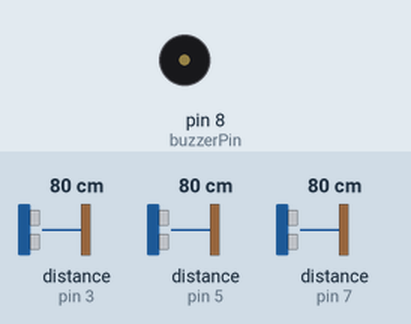
Recording of a sketch running on a simulated Arduino Uno, built with avr-gcc and run on an emulated ATmega328P. Shown: buzzer (waves = sounding). Wiring (inferred from the names in the program): 3 × ultrasonic range finder: trigger pin 2, echo pin 3 / trigger pin 4, echo pin 5 / trigger pin 6, echo pin 7. The inputs (shaded band) are chosen by the test bench; at power-on: distance to the obstacle (sensors on pin 3, pin 5, pin 7) 80 cm. The echo pulse lasts 58.3 µs per cm; what the sketch prints to the serial monitor is not drawn.

Above: at 0.2 s.
Timing chart, 0 to 1.7 s (numbered marks = the images above):
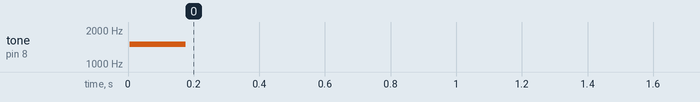

Measured:
- by itself, tone on pin 8 (buzzerPin): silent → 1500 Hz at 0.01 s, → silent 0.17 s later

The sketch:

contador.ino
```cpp
const int trigPin1 = 2; const int echoPin1 = 3;
const int trigPin2 = 4; const int echoPin2 = 5;
const int trigPin3 = 6; const int echoPin3 = 7;
const int buzzerPin = 8;

const int UMBRAL_DISTANCIA = 80;

bool ocupado1 = false;
bool ocupado2 = false;
bool ocupado3 = false;

long medirDistancia(int trigPin, int echoPin) {
  digitalWrite(trigPin, LOW);
  delayMicroseconds(2);
  digitalWrite(trigPin, HIGH);
  delayMicroseconds(10);
  digitalWrite(trigPin, LOW);

  long duracion = pulseIn(echoPin, HIGH, 25000);
  if (duracion == 0) return 999;
  return duracion * 0.034 / 2;
}

void sonarBip() {
  tone(buzzerPin, 1500, 100);
}

void setup() {
  Serial.begin(9600);
  pinMode(trigPin1, OUTPUT); pinMode(echoPin1, INPUT);
  pinMode(trigPin2, OUTPUT); pinMode(echoPin2, INPUT);
  pinMode(trigPin3, OUTPUT); pinMode(echoPin3, INPUT);
  pinMode(buzzerPin, OUTPUT);
}

void loop() {
  // Sensor 1
  long d1 = medirDistancia(trigPin1, echoPin1);
  if (d1 < UMBRAL_DISTANCIA && !ocupado1) {
    sonarBip();
    Serial.println("SENSOR_1");
    ocupado1 = true;
  } else if (d1 >= UMBRAL_DISTANCIA && ocupado1) {
    ocupado1 = false;
  }
  delay(30);

  // Sensor 2
  long d2 = medirDistancia(trigPin2, echoPin2);
  if (d2 < UMBRAL_DISTANCIA && !ocupado2) {
    sonarBip();
    Serial.println("SENSOR_2");
    ocupado2 = true;
  } else if (d2 >= UMBRAL_DISTANCIA && ocupado2) {
    ocupado2 = false;
  }
  delay(30);

  // Sensor 3
  long d3 = medirDistancia(trigPin3, echoPin3);
  if (d3 < UMBRAL_DISTANCIA && !ocupado3) {
    sonarBip();
    Serial.println("SENSOR_3");
    ocupado3 = true;
  } else if (d3 >= UMBRAL_DISTANCIA && ocupado3) {
    ocupado3 = false;
  }
  delay(30);
}
```
